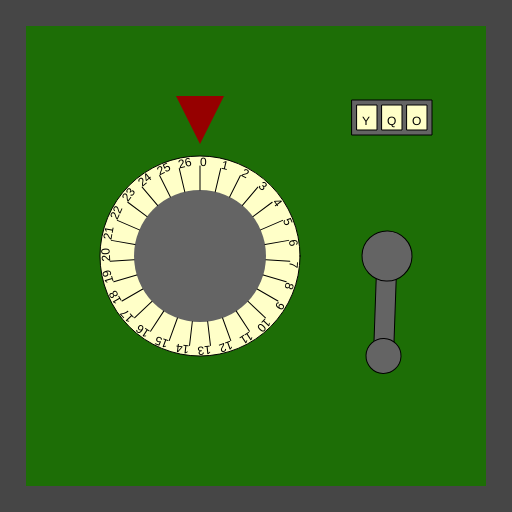
Frame 1 (no input)
Frame 60 (no input): identical to frame 1, image omitted
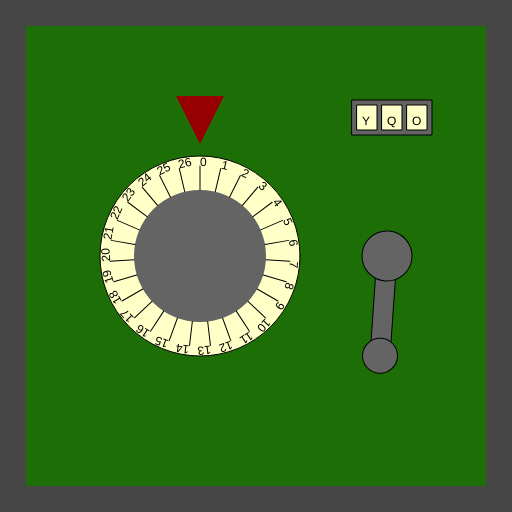
Frame 120 (the mouse pressed at the canvas centre since frame 60)

The p5.js sketch that drew these frames (run headless with seeded random() and noise() and a simulated clock; from frame 60 on, the mouse is pressed at the canvas centre):

// p5.js sketch
// ── sketch.js
/*

Officer: 1450836
CaseNum: 303-1-51177722-1450836

Case 303 - The Case of the Crooked Attorney
Stage 2 - Torvalds' House

This safe is in Torvalds’ home study. Be careful. If you get caught, I don’t know you !

Crack this safe by doing the following:

	When the mouse button is released:
	- Decrement restricted_storage_code0 by 3

	Whilst the mouse is moving:
	- Decrement restricted_storage_code1 by 2

	Whilst the mouse is moving:
	- Make restricted_storage_code2 equal to the string "YQO"

	When any key is pressed:
	- Make restricted_storage_code2 equal to the string "DVJ"



This time you'll need to create the relevant event handlers yourself.

There are many possible ways of investigating this case, but you
should use ONLY the following commands:

	- The assignment operator aka. the equals sign !
	- Incrementing +=
	- Decrementing -=

*/

//declare the variables

var restricted_storage_code0;
var restricted_storage_code1;
var restricted_storage_code2;


function preload()
{
	//IMAGES WILL BE LOADED HERE

}

function setup()
{
	createCanvas(512,512);

	//initialise the variables
	restricted_storage_code0 = 0;
	restricted_storage_code1 = 0;
	restricted_storage_code2 = "";

}

///////////////////EVENT HANDLERS///////////////////

//Create event handlers here to open the safe ...
	function mouseReleased(){
		restricted_storage_code0 -= 3;
	}

	function mouseMoved(){
		restricted_storage_code1 -= 2;
		restricted_storage_code2 = "YQO";
	}

	function keyPressed(){
		restricted_storage_code2 = "DVJ";
	}

///////////////DO NOT CHANGE CODE BELOW THIS POINT///////////////////

function draw()
{

	//Draw the safe door
	background(70);
	noStroke();
	fill(29,110,6);
	rect(26,26,width-52,width-52);

	//Draw the combination dial
	push();
	translate(200,height/2);
	drawDial(200, restricted_storage_code0, 27);
	pop();

	//Draw the lever
	push();
	translate(width - 125,256);
	drawLever(restricted_storage_code1);
	pop();

	//Draw the spinner
	push();
	translate(width - 120,100);
	drawSpinner(3, restricted_storage_code2);
	pop();

}

function drawDial(diameter,num,maxNum)
{
	//the combination lock

	var r = diameter * 0.5;
	var p = r * 0.6;

	stroke(0);
	fill(255,255,200);
	ellipse(0,0,diameter,diameter);
	fill(100);
	noStroke();
	ellipse(0,0,diameter*0.66,diameter*0.66);
	fill(150,0,0);
	triangle(
		-p * 0.4,-r-p,
		p * 0.4,-r-p,
		0,-r-p/5
	);

	noStroke();

	push();
	var inc = 360/maxNum;

	rotate(radians(-num * inc));
	for(var i = 0; i < maxNum; i++)
	{
		push();
		rotate(radians(i * inc));
		stroke(0);
		line(0,-r*0.66,0,-(r-10));
		noStroke();
		fill(0);
		text(i,0,-(r-10));
		pop();
	}

	pop();
}

function drawLever(rot)
{
	push();
	rotate(radians(-rot))
	stroke(0);
	fill(100);
	rect(-10,0,20,100);
	ellipse(0,0,50,50);
	ellipse(0,100,35,35);
	pop();
}

function drawSpinner(numSpinners, val)
{
	var sw = 20;
	var ow = (sw + 5) * numSpinners + 5;
	stroke(0);
	fill(100);
	rect(-ow/2,0,ow,35);
	if(typeof(val) == "number")
	{
		val = floor(val).toString(); //convert to string
	}


	for(var d = numSpinners - val.length; d > 0; d--)
	{
		val = "-" + val;
	}

	for(var i = 0; i < numSpinners; i++)
	{
		stroke(0);
		fill(255,255,200);
		rect(-ow/2 + i * (sw + 5) + 5,5,20,25);
		fill(0);
		noStroke();
		text(val[i],-ow/2 + sw/2 + i * (sw +5),25);
	}

}
